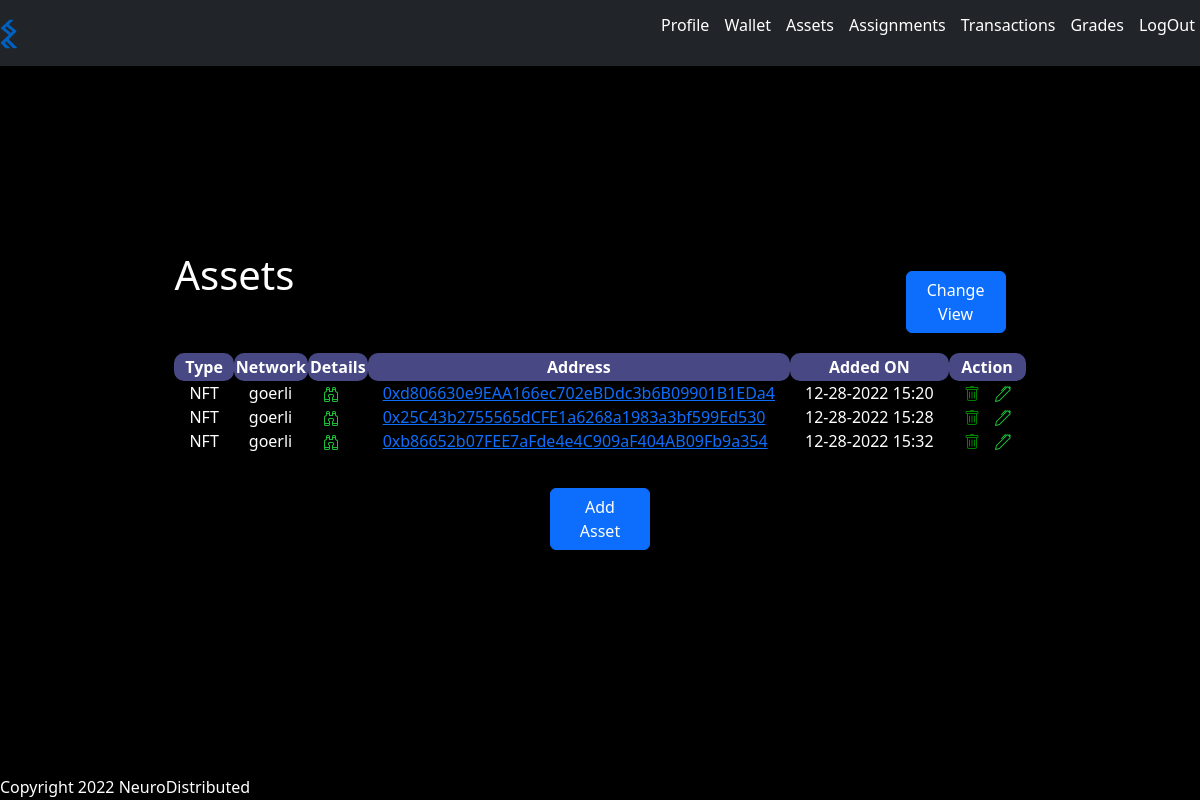
/assets_table (signed in), run on the app's committed database.
### webproject/models.py (models this page shows, shortened)
class Assets(db.Model):
    id = db.Column(db.Integer, primary_key=True)
    user_id = db.Column(db.Integer)
    asset_type = db.Column(db.Integer)
    network = db.Column(db.String(10))
    asset_address = db.Column(db.Integer,unique=True)
    time_added = db.Column(db.DateTime)
    assignment = db.Column(db.Integer)

### webproject/routes/assets.py (the view)
@assets.route("/assets_table")
@login_required
def assets_table():
    assets_t = Assets.query.filter_by(user_id=current_user.id).all()
    return render_template("assets/assets_table.html", assets=assets_t)

### webproject/__init__.py (called while the page is built)
def create_app():
    app = Flask(__name__)
    app.config["SQLALCHEMY_DATABASE_URI"] = "sqlite:///blockhain.db"
    app.config["SECRET_KEY"] = "ABC"
    db.init_app(app)
    login_manager = LoginManager()
    login_manager.login_view = "auth.login"
    login_manager.init_app(app)
    from webproject.models import User
    @login_manager.user_loader
    def load_user(user_id):
        return User.query.get(int(user_id))
    from webproject.routes.auth import auth as auth_blueprint
    app.register_blueprint(auth_blueprint)
    from webproject.routes.main import main as main_blueprint
    app.register_blueprint(main_blueprint)
    from webproject.routes.nfts import nfts as nft_blueprint
    app.register_blueprint(nft_blueprint)
    from webproject.routes.assets import assets as assets_blueprint
    app.register_blueprint(assets_blueprint)
    return app

### webproject/templates/assets/assets_table.html (shortened to what this page needs)
{% extends 'base.html' %}
{% block body %}
<div class="neuro-content">
    <div class="d-flex flex-column">
        <div style="display: flex; flex-direction: row; justify-content: space-between;">
            <div>
              <h1>Assets</h1>
            </div>
            <div>
              <button
              class="btn btn-primary"
              style="width: 100px; margin: 20px"
              onclick="window.location.href='/assets'"
            >
              Change View
            </button>
            </div>
          </div>
        <table class="neuro-table">
            <thead>
                <tr>
                    <th>Type</th>
                    <th>Network</th>
                    <th>Details</th>
                    <th>Address</th>
                    <th>Added ON</th>
                    <th>Action</th>
                </tr>
            </thead>
            <tbody>
                {% for asset in assets %}
                <tr>
                    <td>{% if asset.asset_type == 1 %}Token{% else %}NFT{% endif %}</td>
                    <td>{{ asset.network }}</td>
                    <td>
                        {% if asset.asset_type == 2 %}
                        <a href="/viewnfts/{{asset.id}}">
                        </a>
                      {% endif %}
                    </td>
                    <td>
                        {% if asset.network== "goerli" %}
                            <a href="https://goerli.etherscan.io/address/{{asset.asset_address}}">{{ asset.asset_address }}</a>
                        {% else %}
                            {{ asset.asset_address }}
                        {% endif %}
                    </td>
                    <td>{{ asset.time_added.strftime('%m-%d-%Y %H:%M')}}</td>
                    <td>
                        <div class="d-flex justify-content-between">
                            <div style="margin-right: 15px">
                                <a class ="neuro-delete" href="/assetdelete/{{asset.id}}">
                                <img src="/static/imgs/trash.svg" class="neuro-dele"/>
                            </a>
                            </div>
                            <div>
                                <a href="/assets/update/{{asset.id}}">
                                </a>
                            </div>
                        </div>
                    </td>
                </tr>
                {% endfor %}
            </tbody>
        </table>
        <div style="display: flex; flex-direction: row;align-items: center;justify-content: center; margin-top:15px">
        <button class="btn btn-primary" style="width:100px; margin:20px" onclick="window.location.href='/addassets'">Add Asset</button>
    </div>
    </div>
</div>
{% endblock %}

### webproject/templates/base.html (shortened to what this page needs)
<!DOCTYPE html>
<html lang="en">
  <head>
    <link rel="stylesheet" href="/static/css/bootstrap.css" />
    <link rel="stylesheet" href="/static/css/neuro.css" />
  </head>
  <body>
    <div class="neuro-flex-column">
      <div class="neuro-menu">{% include 'navbar.html' %} </div>
        {% block body %}
        {% endblock %}
      <div id="footer" class="neuro-footer">
        <p>Copyright 2022 NeuroDistributed</p>
      </div>
    </div>
  </body>
</html>

### webproject/templates/navbar.html (shortened to what this page needs)
<nav class="navbar navbar-expand-lg bg-dark navbar-dark ">
  <div class="neuro-flex-row ">
    <a href="/" class="navbar-brand">
      <img
        src="/static/imgs/DNA_Icon-primary.png"
        style="height: 30px; object-fit: contain"
      />
    </a>
  </div>
  <div class="neuro-flex-row  neuro-flex-right ms-auto">
      <ul class="neuro-flex-row ">
      {% if current_user.is_authenticated %}
        <li class="neuro-nav-item">
          <a href="/profile" class="nav-link">Profile</a>
        </li>
        <li class="neuro-nav-item">
          <a href="/wallet" class="nav-link">Wallet</a>
        </li>
        <li class="neuro-nav-item">
          <a href="/assets" class="nav-link">Assets</a>
        </li>
        <li class="neuro-nav-item">
          <a href="/assignments" class="nav-link">Assignments</a>
        </li>
        <li class="neuro-nav-item">
          <a href="/transactions" class="nav-link">Transactions</a>
        </li>
        <li class="neuro-nav-item">
          <a href="/grades" class="nav-link">Grades</a>
        </li>
        <li class="neuro-nav-item">
          <a href="/logout" class="nav-link">LogOut</a>
        </li>
      {% else %}
        <li class="neuro-nav-item">
          <a href="/login" class="nav-link">Log in</a>
        </li>
      {% endif %}
    </ul>
  </div>
</nav>

### webproject/static/css/neuro.css (style rules this page uses)
body { background-color: black; padding-top: 0px; padding-bottom: 0px; }
.neuro-flex-column { display: flex; flex-direction: column; height: 100vh; }
.neuro-flex-row { display: flex; flex-direction: row; align-content: space-between; color: white; gap: 5px; }
.neuro-flex-right { align-items: right; }
.neuro-nav-item { color: white; padding: 5px; list-style-type: none; }
.neuro-edit, .neuro-delete { color: rgb(25, 191, 55); }
.neuro-table { display: table; width: 100%; height: 100%; }
.neuro-table th { border-radius: 10px; padding: 2px; background-color: rgb(72, 72, 133); text-align: center; }
.neuro-table td { padding: 0 15px; }
.neuro-menu { height: 50px; }
.neuro-content { display: flex; flex-direction: column; align-items: center; justify-content: center; height: 100%; padding: 5px; color: white; }
.neuro-footer { height: 20px; color: white; margin-top: 5px; margin-bottom: 5px; }

### data on the page
Assets: asset_type "NFT", network "goerli", asset_address "0xd806630e9EAA166ec702eBDdc3b6B09901B1EDa4", time_added "12-28-2022 15:20"
Assets: asset_type "NFT", network "goerli", asset_address "0x25C43b2755565dCFE1a6268a1983a3bf599Ed530", time_added "12-28-2022 15:28"
Assets: asset_type "NFT", network "goerli", asset_address "0xb86652b07FEE7aFde4e4C909aF404AB09Fb9a354", time_added "12-28-2022 15:32"
